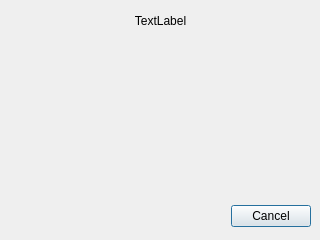
<?xml version="1.0" encoding="UTF-8"?>
<ui version="4.0">
 <class>WaitForTrackerDialog</class>
 <widget class="QDialog" name="WaitForTrackerDialog">
  <property name="geometry">
   <rect>
    <x>0</x>
    <y>0</y>
    <width>320</width>
    <height>240</height>
   </rect>
  </property>
  <property name="sizePolicy">
   <sizepolicy hsizetype="Fixed" vsizetype="Fixed">
    <horstretch>0</horstretch>
    <verstretch>0</verstretch>
   </sizepolicy>
  </property>
  <property name="minimumSize">
   <size>
    <width>320</width>
    <height>240</height>
   </size>
  </property>
  <property name="maximumSize">
   <size>
    <width>320</width>
    <height>240</height>
   </size>
  </property>
  <property name="windowTitle">
   <string>Waiting for tracker</string>
  </property>
  <property name="windowIcon">
   <iconset resource="Icons.qrc">
    <normaloff>:/tetserver-browser.ico</normaloff>:/tetserver-browser.ico</iconset>
  </property>
  <widget class="QDialogButtonBox" name="buttonBox">
   <property name="geometry">
    <rect>
     <x>10</x>
     <y>200</y>
     <width>301</width>
     <height>32</height>
    </rect>
   </property>
   <property name="orientation">
    <enum>Qt::Horizontal</enum>
   </property>
   <property name="standardButtons">
    <set>QDialogButtonBox::Cancel</set>
   </property>
  </widget>
  <widget class="BusyIndicator" name="busyIndicator" native="true">
   <property name="geometry">
    <rect>
     <x>9</x>
     <y>39</y>
     <width>301</width>
     <height>151</height>
    </rect>
   </property>
  </widget>
  <widget class="QLabel" name="pidLabel">
   <property name="geometry">
    <rect>
     <x>10</x>
     <y>10</y>
     <width>301</width>
     <height>21</height>
    </rect>
   </property>
   <property name="sizePolicy">
    <sizepolicy hsizetype="Expanding" vsizetype="Preferred">
     <horstretch>0</horstretch>
     <verstretch>0</verstretch>
    </sizepolicy>
   </property>
   <property name="text">
    <string>TextLabel</string>
   </property>
   <property name="alignment">
    <set>Qt::AlignCenter</set>
   </property>
  </widget>
 </widget>
 <customwidgets>
  <customwidget>
   <class>BusyIndicator</class>
   <extends>QWidget</extends>
   <header>BusyIndicator.h</header>
   <container>1</container>
  </customwidget>
 </customwidgets>
 <resources>
  <include location="Icons.qrc"/>
 </resources>
 <connections>
  <connection>
   <sender>buttonBox</sender>
   <signal>accepted()</signal>
   <receiver>WaitForTrackerDialog</receiver>
   <slot>accept()</slot>
   <hints>
    <hint type="sourcelabel">
     <x>248</x>
     <y>254</y>
    </hint>
    <hint type="destinationlabel">
     <x>157</x>
     <y>274</y>
    </hint>
   </hints>
  </connection>
  <connection>
   <sender>buttonBox</sender>
   <signal>rejected()</signal>
   <receiver>WaitForTrackerDialog</receiver>
   <slot>reject()</slot>
   <hints>
    <hint type="sourcelabel">
     <x>316</x>
     <y>260</y>
    </hint>
    <hint type="destinationlabel">
     <x>286</x>
     <y>274</y>
    </hint>
   </hints>
  </connection>
 </connections>
</ui>
